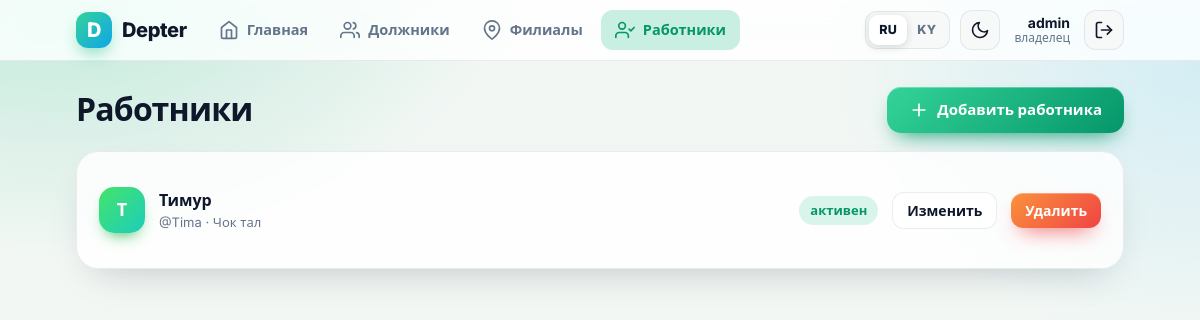
The app's page /workers/ (signed in) with its own data.
### apps/accounts/models.py (models this page shows)
class User(AbstractUser):
    class Role(models.TextChoices):
        OWNER = "owner", "Владелец"
        SELLER = "seller", "Продавец"
    role = models.CharField(max_length=10, choices=Role.choices, default=Role.SELLER)
    branch = models.ForeignKey(
        "shops.Branch", null=True, blank=True,
        on_delete=models.SET_NULL, related_name="sellers",
    )
    @property
    def is_owner(self):
        return self.role == self.Role.OWNER or self.is_superuser

### apps/shops/models.py (models this page shows)
class Branch(models.Model):
    owner = models.ForeignKey(settings.AUTH_USER_MODEL, on_delete=models.CASCADE, related_name="branches")
    name = models.CharField("Название", max_length=120)
    address = models.CharField("Адрес", max_length=255, blank=True)
    def __str__(self):
        return self.name

### apps/accounts/views.py (the view)
# urls.py: path("workers/", views.WorkerList.as_view(), name="worker_list"),
class WorkerList(WorkerQuerysetMixin, ListView):
    template_name = "accounts/worker_list.html"
    def get_queryset(self):
        return super().get_queryset().select_related("branch").order_by("branch__name", "username")

### apps/accounts/i18n.py (called while the page is built)
def set_lang(code):
    _current.set(code if code in LANGS else DEFAULT)

def get_lang():
    return _current.get()

def tr(key, **kw):
    pair = T.get(key)
    if pair is None:
        return key
    text = pair[0] if get_lang() == "ru" else pair[1]
    return text.format(**kw) if kw else text

### apps/accounts/mixins.py (called while the page is built)
    def test_func(self):
        return self.request.user.is_owner

### apps/accounts/templatetags/ui.py (called while the page is built)
@register.simple_tag
def t(key, **kw):
    return tr(key, **kw)

@register.simple_tag
def lang():
    return get_lang()

@register.filter
def hue(pk):
    try:
        return (int(pk) * 67) % 360
    except Exception:
        return 150

@register.filter
def initial(name):
    name = str(name).strip()
    return name[:1].upper() if name else "?"

### apps/accounts/views.py (called while the page is built)
    def get_queryset(self):
        return User.objects.filter(role=User.Role.SELLER, branch__owner=self.request.user)

### templates/accounts/worker_list.html
{% extends "base.html" %}{% load ui %}
{% block content %}
<div class="pagehead">
  <h1>{% t 'workers' %}</h1>
  <a class="btn" href="{% url 'worker_create' %}"><svg class="ic"><use href="#i-plus"/></svg>{% t 'add_worker' %}</a>
</div>
<div class="card">
  {% for w in object_list %}
  <div class="row" style="flex-wrap:wrap">
    <span class="av" style="--h:{{ w.pk|hue }}">{{ w.first_name|default:w.username|initial }}</span>
    <div class="grow"><b>{{ w.first_name|default:w.username }}</b><small>@{{ w.username }} · {{ w.branch }}</small></div>
    {% if w.is_active %}<span class="chip g">{% t 'st_active' %}</span>{% else %}<span class="chip r">{% t 'st_off' %}</span>{% endif %}
    <a class="btn btn-ghost btn-sm" href="{% url 'worker_update' w.pk %}">{% t 'edit' %}</a>
    <a class="btn btn-debt btn-sm" href="{% url 'worker_delete' w.pk %}">{% t 'delete' %}</a>
  </div>
  {% empty %}<div class="empty">{% t 'no_workers' %}</div>{% endfor %}
</div>
{% endblock %}

### templates/base.html (shortened to what this page needs)
{% load ui %}{% lang as LANG %}<!doctype html>
<html lang="{{ LANG }}">
<head>
</head>
<body>
{% with u=request.resolver_match.url_name %}
<header class="top"><div class="in">
  <a class="logo" href="{% if user.is_authenticated %}{% url 'dashboard' %}{% else %}{% url 'login' %}{% endif %}"><i>D</i><span>Depter</span></a>
  {% if user.is_authenticated %}
  <nav class="links">
    <a href="{% url 'dashboard' %}" class="{% if u == 'dashboard' %}on{% endif %}"><svg class="ic"><use href="#i-home"/></svg>{% t 'nav_home' %}</a>
    <a href="{% url 'customer_list' %}" class="{% if 'customer' in u %}on{% endif %}"><svg class="ic"><use href="#i-users"/></svg>{% t 'nav_debtors' %}</a>
    {% if user.is_owner %}
    <a href="{% url 'branch_list' %}" class="{% if 'branch' in u %}on{% endif %}"><svg class="ic"><use href="#i-pin"/></svg>{% t 'nav_branches' %}</a>
    <a href="{% url 'worker_list' %}" class="{% if 'worker' in u %}on{% endif %}"><svg class="ic"><use href="#i-userc"/></svg>{% t 'nav_workers' %}</a>
    {% endif %}
  </nav>
  {% else %}
  <nav class="links">
    <a href="{% url 'login' %}" class="{% if u == 'login' %}on{% endif %}">{% t 'nav_login' %}</a>
    <a href="{% url 'register' %}" class="{% if u == 'register' %}on{% endif %}">{% t 'nav_register' %}</a>
  </nav>
  {% endif %}
  <div class="seg">
    <a href="{% url 'set_lang' 'ru' %}?next={{ request.get_full_path|urlencode }}" class="{% if LANG == 'ru' %}on{% endif %}">RU</a>
    <a href="{% url 'set_lang' 'ky' %}?next={{ request.get_full_path|urlencode }}" class="{% if LANG == 'ky' %}on{% endif %}">KY</a>
  </div>
  <button type="button" class="iconbtn" data-theme-toggle title="{% t 'theme_toggle' %}" aria-label="{% t 'theme_toggle' %}">
    <svg class="ic i-sun"><use href="#i-sun"/></svg><svg class="ic i-moon"><use href="#i-moon"/></svg>
  </button>
  {% if user.is_authenticated %}
  <div class="me"><b>{{ user.first_name|default:user.username }}</b><small>{% if user.is_owner %}{% t 'role_owner' %}{% else %}{% t 'role_seller' %}{% endif %}</small></div>
  <form method="post" action="{% url 'logout' %}" class="logout">{% csrf_token %}
    <button class="iconbtn" title="{% t 'nav_logout' %}" aria-label="{% t 'nav_logout' %}"><svg class="ic"><use href="#i-out"/></svg></button>
  </form>
  {% endif %}
</div></header>
<main>{% block content %}{% endblock %}</main>
{% endwith %}
</body>
</html>

### records on screen
User: first_name "admin"
User: {{ w.pk|hue }} 134 (drawn), first_name|initial "Т", first_name "Тимур", username "Tima", branch "Чок тал", t "активен", t "Изменить", t "Удалить"
